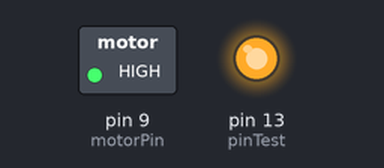
The sketch below on a simulated Arduino Uno, built with avr-gcc and run on an emulated ATmega328P. On the bench: switched loads named in the sketch (green lamp = pin HIGH), output pins drawn as LEDs (lit = HIGH).

Above: at 1.0 s.
At 5.5 s:
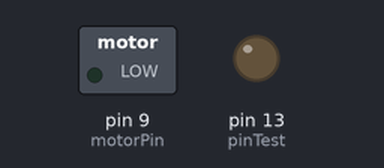
Timing chart, 0 to 6.9 s (numbered marks = the images above):
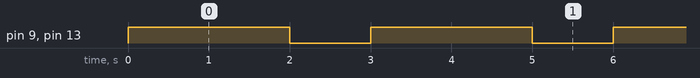

Measured:
- by itself, pin 9 (motorPin), pin 13 (pinTest): alternates HIGH for 2.0 s and LOW for 1.0 s

The sketch:

DC_motor2.ino
```cpp
int motorPin = 9;
int pinTest=13;

void setup() {
 pinMode(motorPin, OUTPUT);
 pinMode(pinTest,OUTPUT);
}
void loop() {
  digitalWrite(pinTest, HIGH);
 /*for (int i=0;i<250;i+=25){
    analogWrite(motorPin, i);
    delay(1000);
 }
 for (int i=250;i>0;i-=25){
    analogWrite(motorPin, i);
    delay(1000-i);
 }*/
 digitalWrite(motorPin, HIGH);
 delay(2000);

 digitalWrite(pinTest,LOW);

 digitalWrite(motorPin, LOW);
 delay(1000);
}
```
